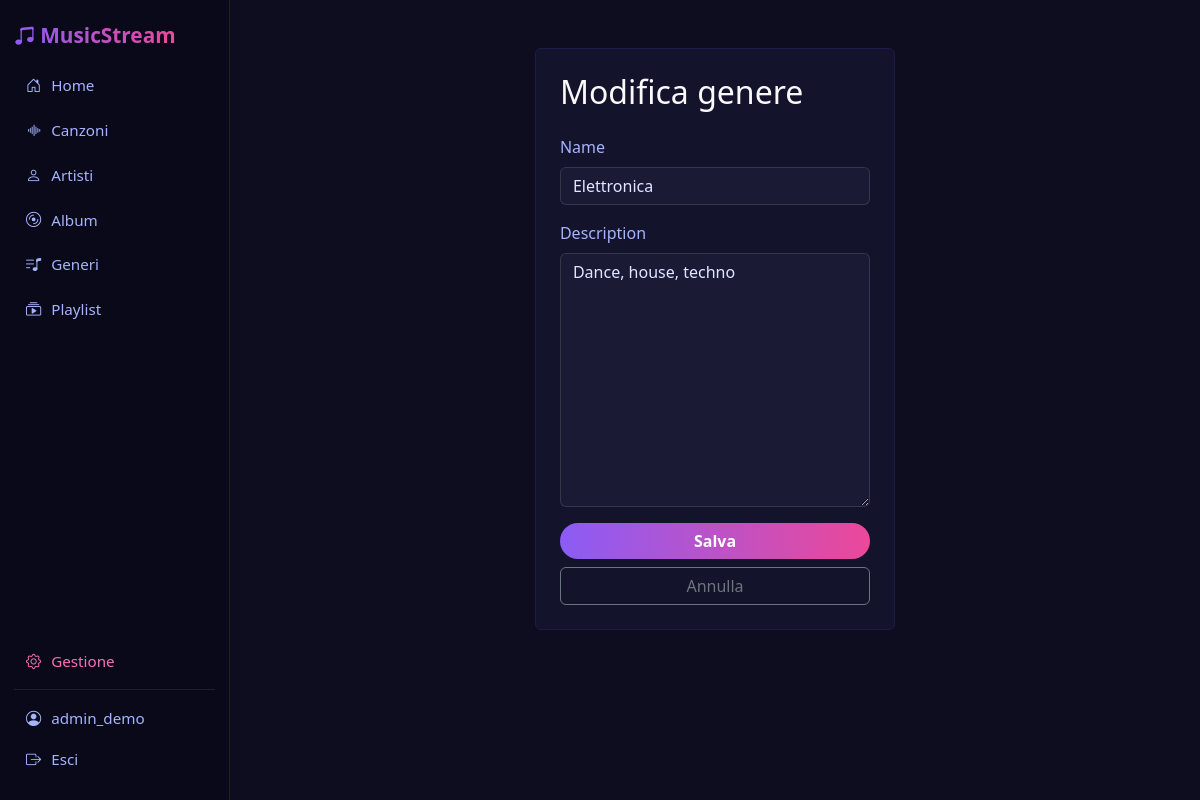
Page /generi/49/modifica/ (signed in) on the committed database.
### accounts/models.py (models this page shows, shortened)
class CustomUser(AbstractUser):
    LISTENER = 'listener'
    CURATOR = 'curator'
    ROLE_CHOICES = [
        (LISTENER, 'Listener'),
        (CURATOR, 'Curator'),
    ]
    role = models.CharField(
        max_length=10,
        choices=ROLE_CHOICES,
        default=LISTENER,
    )
    bio = models.TextField(blank=True)
    avatar = models.ImageField(upload_to='avatars/', blank=True, null=True)
    def is_curator(self):
        return self.role == self.CURATOR

### catalog/models.py (models this page shows, shortened)
class Genre(models.Model):
    name = models.CharField(max_length=100)
    description = models.TextField(blank=True)

### catalog/views.py (the view)
# urls.py: path('generi/<int:pk>/modifica/', views.genre_update, name='genre_update'),
@login_required
def genre_update(request, pk):
    genre = get_object_or_404(Genre, pk=pk)
    if not request.user.is_curator():
        messages.error(request, 'Solo i Curator possono modificare generi.')
        return redirect('catalog:genre_detail', pk=pk)
    if request.method == 'POST':
        form = GenreForm(request.POST, instance=genre)
        if form.is_valid():
            form.save()
            messages.success(request, 'Genere modificato!')
            return redirect('catalog:genre_detail', pk=genre.pk)
    else:
        form = GenreForm(instance=genre)
    return render(request, 'catalog/genre_form.html', {'form': form, 'title': 'Modifica genere'})

### catalog/forms.py
class GenreForm(forms.ModelForm):
    class Meta:
        model = Genre
        fields = ('name', 'description')
    def __init__(self, *args, **kwargs):
        super().__init__(*args, **kwargs)
        for field in self.fields.values():
            field.widget.attrs['class'] = 'form-control'

### templates/catalog/genre_form.html (shortened to what this page needs)
{% extends 'base.html' %}
{% block content %}
<div class="row justify-content-center">
    <div class="col-md-5">
        <div class="card p-4">
            <h2 class="mb-4 text-light">{{ title|default:"Aggiungi genere" }}</h2>
            <form method="post" novalidate>
                {% for field in form %}
                    <div class="mb-3">
                        <label class="form-label">{{ field.label }}</label>
                        {{ field }}
                    </div>
                {% endfor %}
                <button type="submit" class="btn btn-gradient w-100">Salva</button>
                <a href="{% if request.GET.next %}{{ request.GET.next }}{% else %}{% url 'catalog:genre_list' %}{% endif %}" class="btn btn-outline-secondary w-100 mt-2">Annulla</a>
            </form>
        </div>
    </div>
</div>
{% endblock %}

### templates/base.html (shortened to what this page needs)
<!DOCTYPE html>
<html lang="it">
<head>
    <link href="https://cdn.jsdelivr.net/npm/bootstrap@5.3.0/dist/css/bootstrap.min.css" rel="stylesheet">
    <link href="https://cdn.jsdelivr.net/npm/bootstrap-icons@1.10.0/font/bootstrap-icons.css" rel="stylesheet">
    <link href="https://cdn.jsdelivr.net/npm/tom-select@2.3.1/dist/css/tom-select.bootstrap5.min.css" rel="stylesheet">
</head>
<body>
{% if user.is_authenticated %}
<div class="app-shell">
    <aside class="sidebar">
        <div class="sidebar-header">
            <a class="sidebar-brand" href="{% url 'catalog:home' %}"><i class="bi bi-music-note-beamed"></i> MusicStream</a>
        </div>
        <div class="sidebar-scroll">
            <a class="sidebar-link {% if request.resolver_match.url_name == 'home' or request.resolver_match.url_name == 'search' %}active{% endif %}" href="{% url 'catalog:home' %}"><i class="bi bi-house-door"></i> Home</a>
            <a class="sidebar-link {% if request.resolver_match.url_name == 'song_list' %}active{% endif %}" href="{% url 'catalog:song_list' %}"><i class="bi bi-soundwave"></i> Canzoni</a>
            <a class="sidebar-link {% if request.resolver_match.url_name == 'artist_list' %}active{% endif %}" href="{% url 'catalog:artist_list' %}"><i class="bi bi-person"></i> Artisti</a>
            <a class="sidebar-link {% if request.resolver_match.url_name == 'album_list' %}active{% endif %}" href="{% url 'catalog:album_list' %}"><i class="bi bi-disc"></i> Album</a>
            <a class="sidebar-link {% if request.resolver_match.url_name == 'genre_list' %}active{% endif %}" href="{% url 'catalog:genre_list' %}"><i class="bi bi-music-note-list"></i> Generi</a>
            <a class="sidebar-link {% if request.resolver_match.url_name == 'playlist_list' %}active{% endif %}" href="{% url 'catalog:playlist_list' %}"><i class="bi bi-collection-play"></i> Playlist</a>
            {% if user.is_superuser %}
            <div class="sidebar-actions">
                <a class="sidebar-link link-gestione" href="/admin/"><i class="bi bi-gear"></i> Gestione</a>
            </div>
            {% endif %}
        </div>
        <div class="sidebar-bottom">
            <a class="sidebar-link {% if request.resolver_match.url_name == 'profile' %}active{% endif %}" href="{% url 'accounts:profile' %}"><i class="bi bi-person-circle"></i> {{ user.username }}</a>
            <a class="sidebar-link" href="{% url 'accounts:logout' %}"><i class="bi bi-box-arrow-right"></i> Esci</a>
        </div>
    </aside>
    <main class="app-main">
{% endif %}
    {% block content %}{% endblock %}
{% if user.is_authenticated %}
    </main>
</div>
{% else %}
</div>
{% endif %}
</body>
</html>

### templates/base.html (style rules this page uses)
:root { --accent-start: #8b5cf6; --accent-end: #ec4899; --bg-main: #0d0d1f; --bg-card: #13132b; --bg-nav: #09091a; --text-primary: #e0e7ff; --text-secondary: #a5b4fc; --border-color: #1e1b4b; }
body { background-color: var(--bg-main); color: var(--text-primary); }
.app-shell { display: flex; min-height: 100vh; align-items: stretch; }
.sidebar { width: 230px; flex-shrink: 0; background: var(--bg-nav); border-right: 1px solid var(--border-color); padding: 20px 14px; display: flex; flex-direction: column; position: sticky; top: 0; height: 100vh; }
.sidebar-header { margin-bottom: 14px; }
.sidebar-brand { font-size: 1.3rem; font-weight: 700; text-decoration: none; display: inline-block; background: linear-gradient(90deg, var(--accent-start), var(--accent-end)); -webkit-background-clip: text; -webkit-text-fill-color: transparent; }
.sidebar-scroll { display: flex; flex-direction: column; gap: 4px; flex: 1; }
.sidebar-link { color: var(--text-secondary); text-decoration: none; padding: 9px 12px; border-radius: 8px; font-size: 0.95rem; display: flex; align-items: center; gap: 10px; white-space: nowrap; transition: background 0.15s, color 0.15s; }
.sidebar-actions { margin-top: auto; display: flex; flex-direction: column; gap: 4px; }
.link-gestione { color: #f472b6; }
.sidebar-bottom { border-top: 1px solid var(--border-color); padding-top: 8px; margin-top: 8px; }
.app-main { flex: 1; padding: 48px 36px 32px; min-width: 0; }
.card { background-color: var(--bg-card); border: 1px solid var(--border-color); color: var(--text-primary); }
.btn-gradient { background: linear-gradient(90deg, var(--accent-start), var(--accent-end)); color: #fff !important; border: none; border-radius: 20px; font-weight: 600; }
.form-control, .form-select { background-color: #1a1a35; border-color: rgba(255, 255, 255, 0.15); color: var(--text-primary); }
.form-control::placeholder { color: #5a6080; }
label { color: var(--text-secondary); }
a { color: var(--accent-start); }

### rows in the picture
CustomUser: username "admin_demo"
Genre: form "Elettronica" "Dance, house, techno"

### other values in the picture
{{ title|default:"Aggiungi genere" }} "Modifica genere"
{{ field.label }} "Name" "Description"
